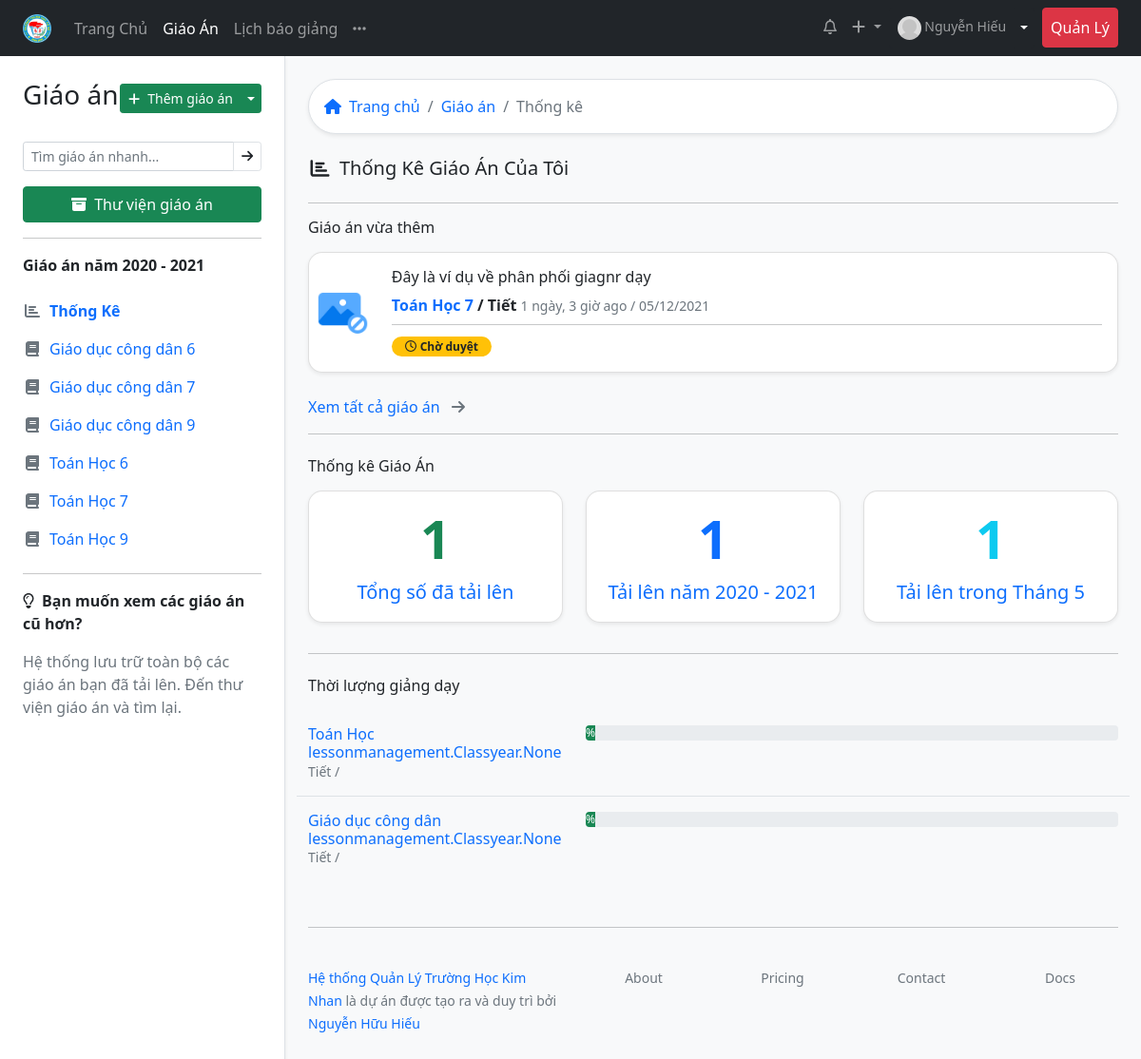
Before: /lessondashboard/ (signed in) with the older database file.
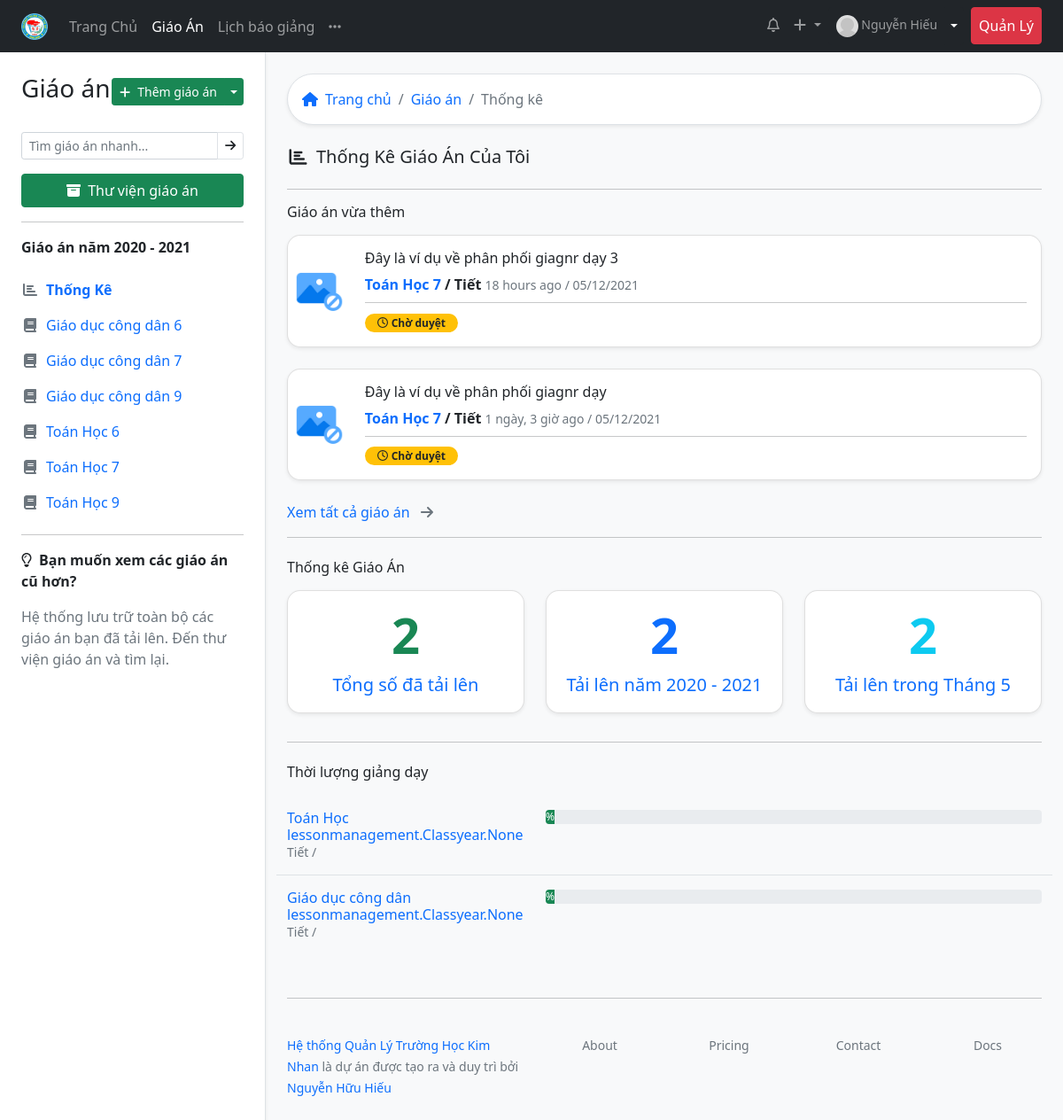
After: the same page with the newer database file.
### lessonmanagement/models.py (models this page shows, shortened)
class SchoolAbstract(models.Model):
    title = models.CharField(max_length=50, verbose_name="Tiêu đề")
    description = models.CharField(max_length=200, verbose_name="Mô tả sơ lược", blank=True)
    cover = models.ImageField(upload_to="coverimages/", verbose_name="Ảnh bìa", null = True, blank = True)
    class Meta:
        abstract = True

class Subject(SchoolAbstract):
    group = models.ForeignKey("GroupSubject",on_delete=models.SET_NULL, null=True, blank=True, verbose_name='Bộ môn')
    subject_slug = models.SlugField(max_length=50, null=True, blank=True)
    class Meta:
        verbose_name = "Môn học"
        verbose_name_plural = "Môn học"

class Lesson(models.Model):
    title = models.CharField(max_length=200)
    lesson_path = models.FileField(blank=True, null=True)
    upload_time = models.DateTimeField(blank=True, null=True)
    edit_time = models.DateTimeField(blank=True, null=True)
    LEVEL_CHOICES = [
        (6, 6),
        (7, 7),
        (8, 8),
        (9, 9)
    ]
    level = models.IntegerField(choices=LEVEL_CHOICES)
    description = models.CharField(max_length=200, null=True, blank=True)
    teacher = models.ForeignKey(Teacher, on_delete=models.CASCADE)
    subject = models.ForeignKey(Subject, on_delete=models.CASCADE)
    number_lesson = models.IntegerField(help_text="Bài giảng số mấy")
    schoolyear = models.ForeignKey("Schoolyear", on_delete=models.CASCADE, blank=True, null=True)
    classyear = models.ManyToManyField(Classyear, through="LessonClassyear")
    STATUS_CHOICES = [
    ('pending', 'Chờ duyệt'),
    ('acept', 'Đã duyệt'),
    ('deny', 'Bị từ chối'),
    ]
    status = models.CharField(max_length=10, blank=True, choices=STATUS_CHOICES ,default='pending')
    checker = models.ForeignKey(Teacher, related_name="lesson_checker" ,on_delete=models.SET_NULL, null=True, blank=True)
    check_date = models.DateTimeField(auto_now=True)
    note_checker = models.CharField(max_length=200, blank=True)
    class Meta:
        verbose_name = "Giáo Án"
        verbose_name_plural = "Giáo Án"
        ordering = ["-upload_time"]
        unique_together = ['level', 'subject', 'number_lesson']
    def start_year_level(self):
        now = datetime.datetime.now()
        if now.month < 9:
            return school_year_def(self.upload_time) - self.level + 6
        else:
            return school_year_def(self.upload_time) - self.level + 7

class Teacher(models.Model):
    user = models.OneToOneField(User, on_delete=models.SET_NULL, blank=True, null=True, verbose_name="Tài khoản đăng nhập", help_text="Tài khoản đăng nhập viết liền không dấu. Ví dụ: nhhieu. Viết tắt của Nguyễn Hữu Hiếu. Nếu trùng họ tên thì thêm số vào sau, ví dụ nhhieu2")
    firstname = models.CharField("Họ",max_length=20, blank=True)
    lastname = models.CharField("Tên", max_length=20, blank=True)
    zalo_number = models.DecimalField(verbose_name="Số điện thoại",help_text="Số điện thoại có đăng ký zalo, sử dụng để nhận thông báo từ ban giám hiệu", max_digits=12, decimal_places=0,null=True, blank=True)
    birth_date = models.DateField("Ngày sinh", null=True, blank=True)
    SEX_CHOICES = [
    ('male', 'Nam'),
    ('female', 'Nữ')
    ]
    sex = models.CharField(verbose_name="Giới tính", max_length=6, choices=SEX_CHOICES, null=True, blank=True)
    main_subject = models.ForeignKey("Subject",on_delete=models.SET_NULL,null=True,blank=True, verbose_name="Chuyên môn chính")
    EDUCATION_LEVEL_CHOICES = [
        ('inter', 'Trung Cấp'),
        ('college', 'Cao Đẳng'),
        ('university', 'Đại Học'),
        ('master', 'Thạc Sĩ')
    ]
    education_level = models.CharField(max_length=20, choices=EDUCATION_LEVEL_CHOICES, null=True, blank=True)
    is_work = models.BooleanField("Có đang công tác",default=True, help_text="Tích vào ô nếu đang công tác tại trường, bỏ tích nếu đã nghỉ hưu hoặc chuyển sang đơn vị khác")
    def user_directory_path(instance, filename):
        return 'user_{0}/{1}'.format(instance.user.id, filename)
    avatar = models.ImageField("Ảnh đại diện", help_text = "Ảnh nên được crop về ảnh vuông để đạt được độ thẩm mỹ cao nhất",upload_to = user_directory_path, blank = True, null = True)
    def full_name(self):
        return ('%s %s') % (self.firstname, self.lastname)
    class Meta:
        verbose_name = "Giáo viên"
        verbose_name_plural = "Giáo viên"
    def schoolyear(self):
        now = datetime.datetime.now()
        if now.month < 9:
            return ('%s - %s') % (now.year - 1, now.year)
        else:
            return ('%s - %s') % (now.year, now.year+1)
    def lesson_list(self):
        return self.lesson_set.filter(teacher = self.user.id)
    def subject_classyear_list(self):
        return self.subjectclassyear_set.filter(is_teach_now = True).order_by('subject__title').values('subject__title', 'classyear__startyear','subject__group__title').distinct()
    def latest_lesson(self):
        return Lesson.objects.filter(teacher=self.user.teacher.id).order_by('-upload_time')[:3]
    def count_lesson(self):
        now = datetime.datetime.now()
        count = {}
        teacher = self.user.teacher.id
        lessons = Lesson.objects.filter(teacher=teacher)
        count['total'] = lessons.count()
        current_year = [school_year_def(now), school_year_def(now)+1]
        lesson_current_year = lessons.filter(upload_time__year__in = current_year )
        count['year'] = lesson_current_year.count()
        lesson_current_month =  lessons.filter(upload_time__year__in = current_year).filter(upload_time__month = now.month)
        count['month'] = lesson_current_month.count()
        return count

class SubjectClassyear(models.Model):
    subject = models.ForeignKey(Subject, on_delete=models.CASCADE)
    classyear = models.ManyToManyField(Classyear)
    teacher = models.ForeignKey(Teacher, on_delete=models.CASCADE)
    schoolyear = models.ForeignKey("Schoolyear", on_delete=models.CASCADE)
    is_teach_now = models.BooleanField(default=True, verbose_name="Trạng thái hiệu lực")
    edit_time = models.DateTimeField(auto_now=True, blank=True, null=True)
    class Meta:
        verbose_name = "Phân công giảng dạy"
        verbose_name_plural = "Phân công giảng dạy"
        unique_together = ('subject', 'teacher')

### lessonmanagement/views.py (the view)
# urls.py: path('lessondashboard/', views.lessondashboard, name="lessondashboard"),
@login_required
def lessondashboard(request):
    teacher = request.user.teacher
    subject_classyear = SubjectClassyear.objects.filter(teacher=teacher.id, is_teach_now=True)
    context = { 'subject_classyear': subject_classyear
    }
    return render(request, 'lessondashboard.html', context)

### lessonmanagement/models.py (called while the page is built)
def school_year_def(upload_time):
    if (upload_time.month < 9):
        return upload_time.year -1
    else:
        return upload_time.year

### lessonmanagement/templatetags/lessonmanagement_extras.py (called while the page is built)
@register.filter
def classlevel(value):
    now = datetime.datetime.now()
    i = 0
    if (now.month < 9):
        i =  (now.year - value) + 5
    else:
        i = (now.year - value) + 6
    if i in [6,7,8,9]:
        return i
    else:
        return value

### lessonmanagement/templates/lessondashboard.html (shortened to what the changed rows need)
          {% extends 'base_withsidebar.html' %}
          {% load static %}
          {% block content %}
          {% load lessonmanagement_extras %}
          {% load humanize %}
          {% with teacher=request.user.teacher %}
                {% for i in teacher.latest_lesson %}
                <div class="card mb-4 rounded-15 shadow-sm">
                  <div class="row g-0">
                    <div class="col-1 p-2 d-flex align-items-center">
                      <img src="
                      {% if i.subject.cover %}
                      {{ i.subject.cover.url }}
                      {% else %}
                      {% static 'imgs/no-image.png' %}
                      {% endif %}
                      "  class="img-fluid" alt="">
                    </div>
                    <div class="col-11">
                      <div class="card-body">
                        <h6 class="card-title">
                          <a href="{% url 'lesson' i.id %}" class="text-reset text-decoration-none">  {{ i.title }}</a>
                        </h6>
                        <span class="text-dark fw-bold">
                        <a href="{% url 'lessons_subject_level' i.subject.title|slugify i.start_year_level %}" class="text-decoration-none">{{ i.subject.title }} {{ i.level }}</a> / Tiết
                      </span>
                      <small class="text-muted">
    {{ i.upload_time|naturaltime }} / {{ i.upload_time|date:"SHORT_DATE_FORMAT" }}</small>
                        <hr class="my-2">
                        {% if i.status == "pending" %}
                        <span class="badge bg-warning text-dark rounded-pill" style="width: 105px;"><i class="far fa-clock me-1"></i>Chờ duyệt</span>
                        {% elif i.status == "acept" %}
                        <span class="badge bg-success  rounded-pill" style="width: 105px;"><i class="fas fa-check me-1"></i>Đã duyệt</span> <small class="text-muted">bởi<a href="#" class="text-decoration-none"> {{ i.checker.full_name }}</a>
                          {{ i.upload_time|naturaltime}} / {{ i.check_date|date:"SHORT_DATE_FORMAT" }}</small>
                        {% endif %}
                      </div>
                    </div>
                  </div>
                </div>
                {% endfor %}
          <div class="row">
            <div class="col">
                <div class="card  rounded-15 shadow-sm mb-3 text-center">
                  <div class="card-body">
                    <h1 class="card-title link-success fw-bold display-4">{{ teacher.count_lesson.total }}</h1>
                    <p class="card-text text-muted fs-5" >
                      <a href="{% url 'alllessons' %}" class="stretched-link text-decoration-none">Tổng số đã tải lên</a>
                    </p>
                  </div>
                </div>
          </div>
            <div class="col">
              <a href="{% url 'alllessons' %}" class="text-decoration-none">
              <div class="card rounded-15 shadow-sm mb-3  text-center">
                <div class="card-body">
                 <h1 class="card-title link-primary fw-bold display-4">{{ teacher.count_lesson.year }}</h1>
                 <p class="card-text text-muted fs-5" >
                 <a href="{% url 'alllessons' %}" class="stretched-link text-decoration-none">Tải lên năm {{ teacher.schoolyear }}</a>
                 </p>
                </div>
              </div>
              </a>
            </div>
            <div class="col">
              <a href="{% url 'alllessons' %}" class="text-decoration-none">
              <div class="card rounded-15 shadow-sm mb-3  text-center">
                <div class="card-body">
                 <h1 class="card-title link-info fw-bold display-4">{{ teacher.count_lesson.month }}</h1>
                 <p class="card-text text-muted fs-5" >
                 <a href="{% url 'alllessons' %}" class="stretched-link text-decoration-none">Tải lên trong {% now "M" %}</a>
                 </p>
                </div>
              </div>
              </a>
            </div>
          </div>
          {% for i in subject_classyear %}
          <div class="row
          {% if not forloop.last %}
          border-bottom
          {% endif %}
           py-3">
            <div class="col-4">
              <h6 class="m-0"> <a href="#" class="text-decoration-none">{{i.subject.title}} {{ i.classyear }}</a>  <small class="text-muted">Tiết {{ i.current_lesson }}/{{ i.total_lesson }}</small> </h6>
            </div>
            <div class="col">
          <div class="progress">
            <div class="progress-bar bg-success" role="progressbar" style="width: {% widthratio i.current_lesson i.total_lesson 100 %}%;" aria-valuenow="{% widthratio i.current_lesson i.total_lesson 100 %}" aria-valuemin="0" aria-valuemax="100">{% widthratio i.current_lesson i.total_lesson 100 %}%</div>
          </div>
            </div>
          </div>
          {% endfor %}
          {% endwith %}
           {% endblock %}

### lessonmanagement/templates/sidebar.html (shortened to what this page needs)
{% load lessonmanagement_extras %}
{% with teacher=request.user.teacher %}
<div class="position-sticky top-0 start-0 pt-4">
    <div class="d-flex justify-content-between mb-4 align-items-center">
      <h3>Giáo án</h3>
<div class="btn-group">
  <a href="{% url 'addlesson' %}" class="btn btn-sm btn-success"><i class="fas fa-plus me-2"></i>Thêm giáo án</a>
  <button type="button" class="btn btn-sm btn-success dropdown-toggle dropdown-toggle-split" data-bs-toggle="dropdown" aria-expanded="false">
  </button>
</div>
      </div>
        <div class="input-group input-group-sm mb-3">
        <input type="search" class="form-control " list="datalistOptions" id="quicksearch" placeholder="Tìm giáo án nhanh..." aria-describedby="button-addon2" name="search" >
          <a href="" class="btn border" id="button-addon2"><i class="fas fa-arrow-right"></i></a>
        </div>
      <a href="{% url 'alllessons' %}" class="btn  btn-success w-100"><i class="fas fa-archive me-2"></i>Thư viện giáo án </a>
      <div class="list-group">
        <hr >
      <span class="fw-bold mb-3">Giáo án năm {{ teacher.schoolyear }} </span>
      <a href="{% url 'lessondashboard' %}" class="list-group-item list-group-item-action border-0 text-primary ps-0 {% if request.path == '/lessondashboard/' %} fw-bold {% endif %}"><i class="fas fa-chart-bar me-2 text-muted  fa-fw "></i>Thống Kê</a>
        {% for i in teacher.subject_classyear_list %}
     <a href="{% url 'lessons_subject_level' i.subject__title|slugify i.classyear__startyear|classlevel %}" class="list-group-item list-group-item-action border-0 text-primary ps-0"><i class="fas fa-book fa-fw me-2 text-muted"></i>{{ i.subject__title }} {{ i.classyear__startyear|classlevel }} </a>
        {% endfor %}
        <hr>
        <span class="fw-bold mb-3"><i class="far fa-lightbulb me-2"></i>Bạn muốn xem các giáo án cũ hơn?</span>
        <p class="text-muted pe-3">Hệ thống lưu trữ toàn bộ các giáo án bạn đã tải lên. Đến thư viện giáo án và tìm lại.</p>
      </div>
    </div>
  {% endwith %}

Changed rows visible on the page:
computed for Teacher: count_lesson.total "1" → "2"; count_lesson.year "1" → "2"; count_lesson.month "1" → "2"
added Lesson: title "Đây là ví dụ về phân phối giagnr dạy 3", subject "Toán Học", level "7", upload_time "18 hours ago", upload_time "05/12/2021", status "pending" (drawn)
